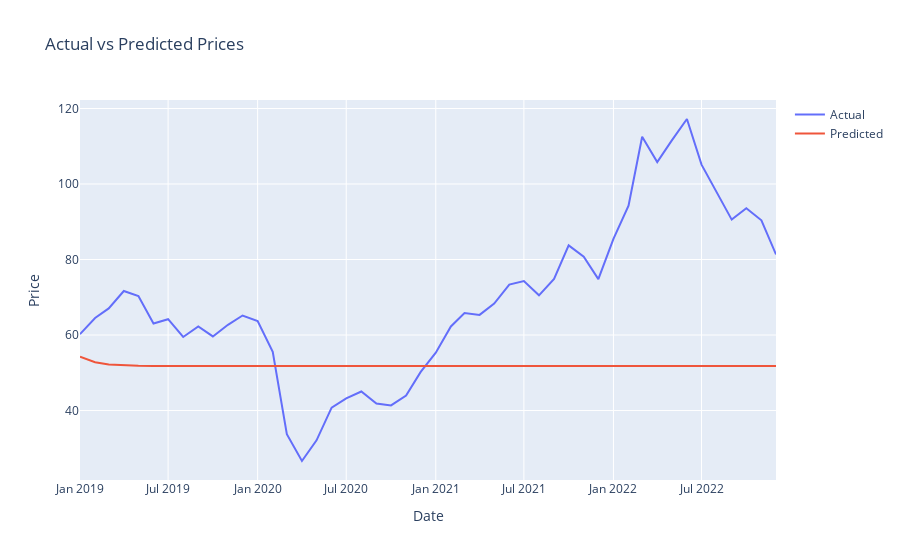

This figure's notebook cell:
### Markdown cell above
16. **Plotting Actual vs Predicted Prices**: The actual and predicted prices are plotted.

### Code cell
fig = go.Figure()
fig.add_trace(go.Scatter(x=test.index, y=test['Price'], mode='lines', name='Actual'))
fig.add_trace(go.Scatter(x=test.index, y=predictions, mode='lines', name='Predicted'))
fig.update_layout(title='Actual vs Predicted Prices', xaxis_title='Date', yaxis_title='Price')
fig.show()
